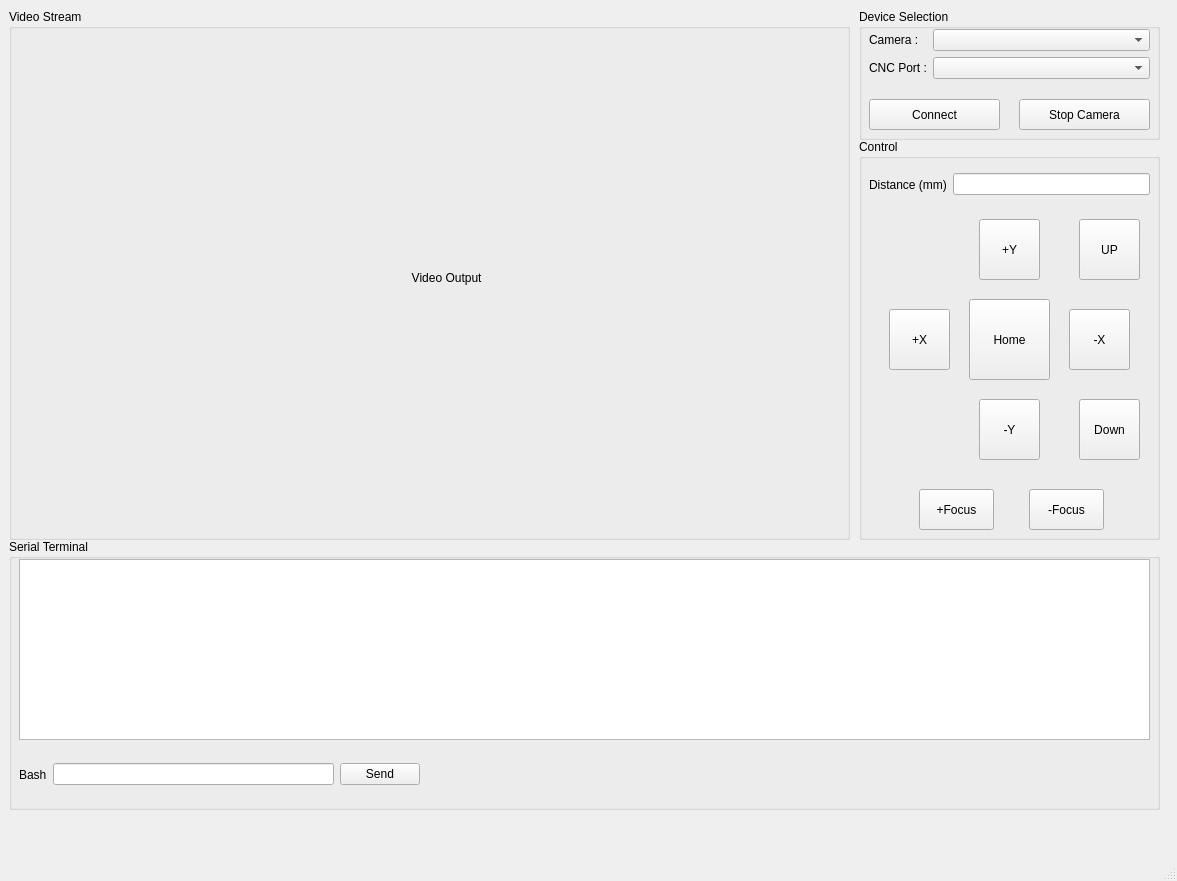
<?xml version="1.0" encoding="UTF-8"?>
<ui version="4.0">
 <class>MainWindow</class>
 <widget class="QMainWindow" name="MainWindow">
  <property name="geometry">
   <rect>
    <x>0</x>
    <y>0</y>
    <width>1177</width>
    <height>881</height>
   </rect>
  </property>
  <property name="windowTitle">
   <string>MainWindow</string>
  </property>
  <widget class="QWidget" name="centralwidget">
   <layout class="QGridLayout" name="gridLayout">
    <item row="0" column="0">
     <widget class="QWidget" name="widget" native="true">
      <widget class="QGroupBox" name="device_group">
       <property name="geometry">
        <rect>
         <x>850</x>
         <y>0</y>
         <width>301</width>
         <height>131</height>
        </rect>
       </property>
       <property name="title">
        <string>Device Selection</string>
       </property>
       <widget class="QWidget" name="formLayoutWidget">
        <property name="geometry">
         <rect>
          <x>10</x>
          <y>20</y>
          <width>281</width>
          <height>62</height>
         </rect>
        </property>
        <layout class="QFormLayout" name="formLayout">
         <item row="0" column="1">
          <widget class="QComboBox" name="port_dropdown"/>
         </item>
         <item row="2" column="1">
          <widget class="QComboBox" name="cam_dropdown"/>
         </item>
         <item row="0" column="0">
          <widget class="QLabel" name="label">
           <property name="text">
            <string>Camera :</string>
           </property>
          </widget>
         </item>
         <item row="2" column="0">
          <widget class="QLabel" name="label_3">
           <property name="text">
            <string>CNC Port :</string>
           </property>
          </widget>
         </item>
        </layout>
       </widget>
       <widget class="QPushButton" name="connect_button">
        <property name="geometry">
         <rect>
          <x>10</x>
          <y>90</y>
          <width>131</width>
          <height>31</height>
         </rect>
        </property>
        <property name="text">
         <string>Connect</string>
        </property>
       </widget>
       <widget class="QPushButton" name="stop_button">
        <property name="geometry">
         <rect>
          <x>160</x>
          <y>90</y>
          <width>131</width>
          <height>31</height>
         </rect>
        </property>
        <property name="text">
         <string>Stop Camera</string>
        </property>
       </widget>
      </widget>
      <widget class="QGroupBox" name="cnc_move_group">
       <property name="geometry">
        <rect>
         <x>850</x>
         <y>130</y>
         <width>301</width>
         <height>401</height>
        </rect>
       </property>
       <property name="title">
        <string>Control</string>
       </property>
       <widget class="QPushButton" name="btn_x_pos">
        <property name="geometry">
         <rect>
          <x>30</x>
          <y>170</y>
          <width>61</width>
          <height>61</height>
         </rect>
        </property>
        <property name="text">
         <string>+X</string>
        </property>
       </widget>
       <widget class="QPushButton" name="cnc_button">
        <property name="geometry">
         <rect>
          <x>110</x>
          <y>160</y>
          <width>81</width>
          <height>81</height>
         </rect>
        </property>
        <property name="text">
         <string>Home</string>
        </property>
       </widget>
       <widget class="QPushButton" name="btn_x_neg">
        <property name="geometry">
         <rect>
          <x>210</x>
          <y>170</y>
          <width>61</width>
          <height>61</height>
         </rect>
        </property>
        <property name="text">
         <string>-X</string>
        </property>
       </widget>
       <widget class="QPushButton" name="btn_y_pos">
        <property name="geometry">
         <rect>
          <x>120</x>
          <y>80</y>
          <width>61</width>
          <height>61</height>
         </rect>
        </property>
        <property name="text">
         <string>+Y</string>
        </property>
       </widget>
       <widget class="QPushButton" name="btn_y_neg">
        <property name="geometry">
         <rect>
          <x>120</x>
          <y>260</y>
          <width>61</width>
          <height>61</height>
         </rect>
        </property>
        <property name="text">
         <string>-Y</string>
        </property>
       </widget>
       <widget class="QPushButton" name="btn_z_pos">
        <property name="geometry">
         <rect>
          <x>220</x>
          <y>80</y>
          <width>61</width>
          <height>61</height>
         </rect>
        </property>
        <property name="text">
         <string>UP</string>
        </property>
       </widget>
       <widget class="QPushButton" name="btn_z_neg">
        <property name="geometry">
         <rect>
          <x>220</x>
          <y>260</y>
          <width>61</width>
          <height>61</height>
         </rect>
        </property>
        <property name="text">
         <string>Down</string>
        </property>
       </widget>
       <widget class="QPushButton" name="btn_focus_pos">
        <property name="geometry">
         <rect>
          <x>60</x>
          <y>350</y>
          <width>75</width>
          <height>41</height>
         </rect>
        </property>
        <property name="text">
         <string>+Focus</string>
        </property>
       </widget>
       <widget class="QPushButton" name="btn_focus_neg">
        <property name="geometry">
         <rect>
          <x>170</x>
          <y>350</y>
          <width>75</width>
          <height>41</height>
         </rect>
        </property>
        <property name="text">
         <string>-Focus</string>
        </property>
       </widget>
       <widget class="QWidget" name="horizontalLayoutWidget">
        <property name="geometry">
         <rect>
          <x>10</x>
          <y>20</y>
          <width>281</width>
          <height>51</height>
         </rect>
        </property>
        <layout class="QHBoxLayout" name="horizontalLayout">
         <item>
          <widget class="QLabel" name="step_label">
           <property name="text">
            <string>Distance (mm)</string>
           </property>
          </widget>
         </item>
         <item>
          <widget class="QLineEdit" name="step_input"/>
         </item>
        </layout>
       </widget>
      </widget>
      <widget class="QGroupBox" name="serial_terminal">
       <property name="geometry">
        <rect>
         <x>0</x>
         <y>530</y>
         <width>1151</width>
         <height>271</height>
        </rect>
       </property>
       <property name="title">
        <string>Serial Terminal</string>
       </property>
       <widget class="QTextEdit" name="response_box">
        <property name="geometry">
         <rect>
          <x>10</x>
          <y>20</y>
          <width>1131</width>
          <height>181</height>
         </rect>
        </property>
       </widget>
       <widget class="QWidget" name="horizontalLayoutWidget_2">
        <property name="geometry">
         <rect>
          <x>10</x>
          <y>200</y>
          <width>401</width>
          <height>71</height>
         </rect>
        </property>
        <layout class="QHBoxLayout" name="horizontalLayout_2">
         <item>
          <widget class="QLabel" name="command_label">
           <property name="text">
            <string>Bash</string>
           </property>
          </widget>
         </item>
         <item>
          <widget class="QLineEdit" name="command_input">
           <property name="enabled">
            <bool>true</bool>
           </property>
          </widget>
         </item>
         <item>
          <widget class="QPushButton" name="btn_send">
           <property name="text">
            <string>Send</string>
           </property>
          </widget>
         </item>
        </layout>
       </widget>
      </widget>
      <widget class="QGroupBox" name="video_stream">
       <property name="geometry">
        <rect>
         <x>0</x>
         <y>0</y>
         <width>841</width>
         <height>531</height>
        </rect>
       </property>
       <property name="title">
        <string>Video Stream</string>
       </property>
       <widget class="QLabel" name="video_label">
        <property name="geometry">
         <rect>
          <x>20</x>
          <y>29</y>
          <width>800</width>
          <height>480</height>
         </rect>
        </property>
        <property name="text">
         <string>                                                                                                                   Video Output</string>
        </property>
       </widget>
      </widget>
     </widget>
    </item>
   </layout>
  </widget>
  <widget class="QMenuBar" name="menubar">
   <property name="geometry">
    <rect>
     <x>0</x>
     <y>0</y>
     <width>1177</width>
     <height>33</height>
    </rect>
   </property>
  </widget>
  <widget class="QStatusBar" name="statusbar"/>
 </widget>
 <resources/>
 <connections/>
</ui>
